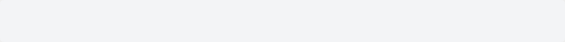
<?xml version="1.0" encoding="UTF-8"?>
<ui version="4.0">
 <class>MainWindow</class>
 <widget class="QMainWindow" name="MainWindow">
  <property name="geometry">
   <rect>
    <x>0</x>
    <y>0</y>
    <width>565</width>
    <height>41</height>
   </rect>
  </property>
  <property name="windowTitle">
   <string>MainWindow</string>
  </property>
  <widget class="QWidget" name="centralwidget">
   <layout class="QHBoxLayout" name="horizontalLayout">
    <property name="spacing">
     <number>0</number>
    </property>
    <property name="leftMargin">
     <number>0</number>
    </property>
    <property name="topMargin">
     <number>0</number>
    </property>
    <property name="rightMargin">
     <number>0</number>
    </property>
    <property name="bottomMargin">
     <number>0</number>
    </property>
    <item>
     <widget class="QFrame" name="frame">
      <property name="styleSheet">
       <string notr="true">#frame
{
background-color:#F3F4F6;
border-radius: 4px;
}</string>
      </property>
      <property name="frameShape">
       <enum>QFrame::StyledPanel</enum>
      </property>
      <property name="frameShadow">
       <enum>QFrame::Raised</enum>
      </property>
      <layout class="QHBoxLayout" name="horizontalLayout_2">
       <property name="leftMargin">
        <number>9</number>
       </property>
       <property name="topMargin">
        <number>9</number>
       </property>
       <property name="rightMargin">
        <number>9</number>
       </property>
       <property name="bottomMargin">
        <number>9</number>
       </property>
       <item>
        <widget class="QLineEdit" name="lineEdit">
         <property name="styleSheet">
          <string notr="true">#lineEdit
{
background-color:#F3F4F6;
}</string>
         </property>
         <property name="frame">
          <bool>false</bool>
         </property>
         <property name="placeholderText">
          <string/>
         </property>
        </widget>
       </item>
       <item>
        <widget class="QPushButton" name="pushButton">
         <property name="minimumSize">
          <size>
           <width>24</width>
           <height>24</height>
          </size>
         </property>
         <property name="maximumSize">
          <size>
           <width>24</width>
           <height>24</height>
          </size>
         </property>
         <property name="text">
          <string/>
         </property>
         <property name="icon">
          <iconset resource="resources/resources.qrc">
           <normaloff>:/icons/icons8-cross-50.png</normaloff>:/icons/icons8-cross-50.png</iconset>
         </property>
         <property name="iconSize">
          <size>
           <width>24</width>
           <height>24</height>
          </size>
         </property>
         <property name="flat">
          <bool>true</bool>
         </property>
        </widget>
       </item>
      </layout>
     </widget>
    </item>
   </layout>
  </widget>
 </widget>
 <resources>
  <include location="resources/resources.qrc"/>
 </resources>
 <connections/>
</ui>
